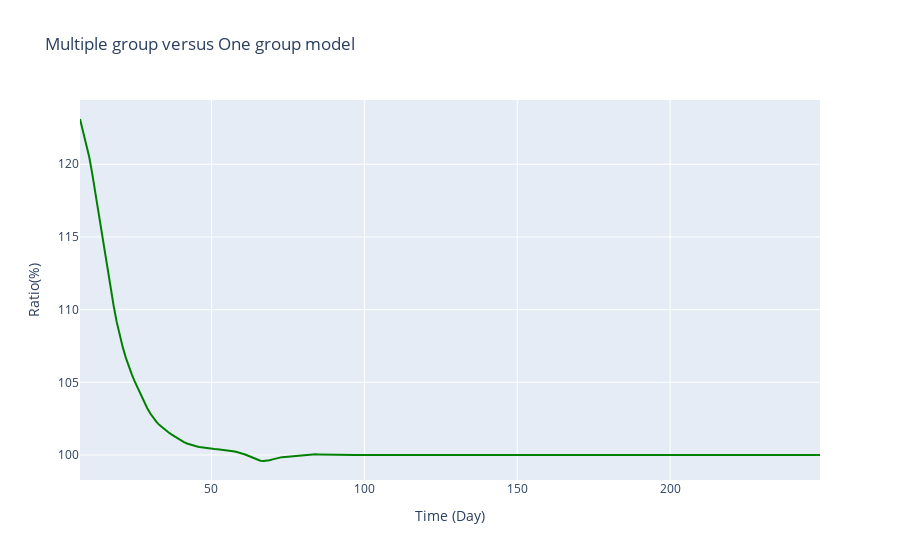
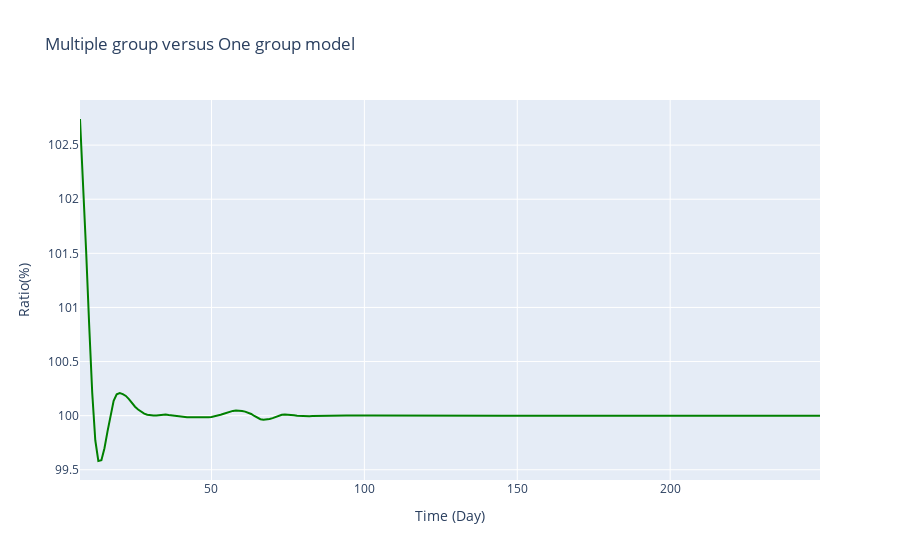
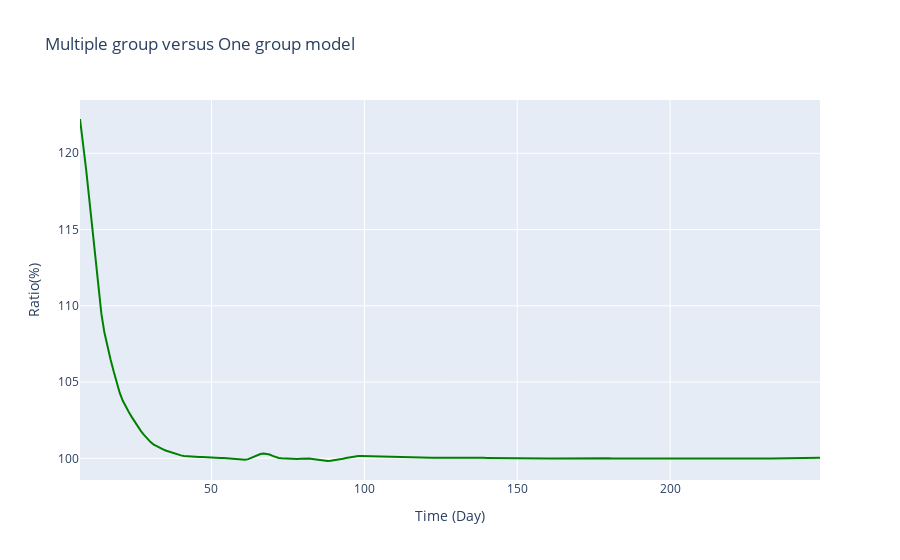
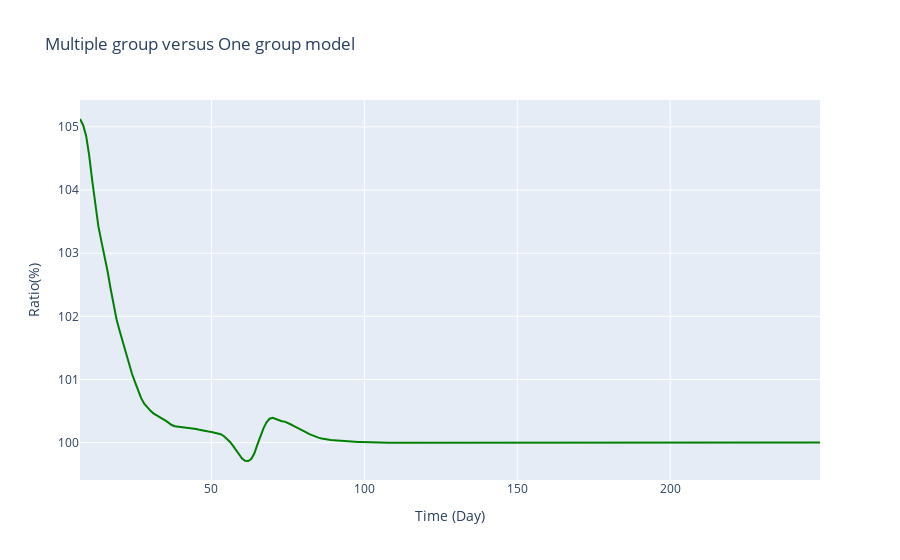

The notebook cell saved with these charts, in order:
### Markdown cell above
## Divergence of Means

### Code cell
uni_post_dist = []
multi_post_dist = []

for _ in range(len(contact_matrix)):
    mean_ratios = []
    uni_rate = []
    multi_rate = []
    shape = []
    for t in np.arange(R_t_start, num_timepoints):
        shape.append( a + math.fsum(agg_cases[_][(t-tau):(t+1)]))
        uni_cat_sum_var = 0
        for k in range(t-tau,t+1):
            if k > len(average_serial_interval):
                vec1 = agg_cases[_][(k-1):(k - len(average_serial_interval) - 1):-1] # I_(k-1), ... , I_0
                vec2 = average_serial_interval[:k] # w_1, ... , w_k
            else:
                vec1 = agg_cases[_][(k-1)::-1] # I_(k-1), ... , I_0
                vec2 = average_serial_interval[:k] # w_1, ... , w_k
            uni_cat_sum_var += math.fsum(np.multiply(vec1,vec2))/np.sum(average_serial_interval)
        uni_cat_rate = b + uni_cat_sum_var

        multi_cat_sum_var = 0
        for k_inx, k in enumerate(range(t-tau,t+1)):
            sub_sum_i = 0
            for i in range(num_categories):
                for j in range(num_categories):
                    if k > serial_intervals.shape[1]:
                        vec1 = desagg_cases[_][(k-1):(k - serial_intervals.shape[1] - 1):-1, j] # I_(k-1), ... , I_0
                        vec2 = serial_intervals[j, :k] # w_1, ... , w_k
                    else:
                        vec1 = desagg_cases[_][(k-1)::-1, j] # I_(k-1), ... , I_0
                        vec2 = serial_intervals[j, :k] # w_1, ... , w_k
                    sub_sum_j = math.fsum(np.multiply(vec1,vec2))/np.sum(serial_intervals[j,:])
                    sub_sum_j *= contact_matrix[_][i, j] * transmissibility[j]
                    sub_sum_i += sub_sum_j
            multi_cat_sum_var += sub_sum_i  # vector of sum^k_{s=0} w_s I_{k-s}
            # print(multi_cat_sum_var)
        multi_cat_rate = b + (multi_cat_sum_var/spec_radius[_])

        mean_ratios.append(uni_cat_rate / multi_cat_rate)
        uni_rate.append(uni_cat_rate)
        multi_rate.append(multi_cat_rate)

    mean_ratio = pd.DataFrame({
        'Time Points': np.arange(R_t_start, num_timepoints),
        'R_t': 100 * np.asarray(mean_ratios)
    })

    # Tests
    i + tau == num_timepoints
    len(shape) == num_timepoints - tau
    len(uni_rate) == num_timepoints - tau
    len(multi_rate) == num_timepoints - tau

    mean_uni = np.divide(shape, uni_rate)
    mean_multi = np.divide(shape, multi_rate)

    uni_post_dist.append(scipy.stats.gamma(shape,scale = 1/np.array(uni_rate)))
    uni_post_dist_interval = uni_post_dist[_].interval(.95)

    multi_post_dist.append(scipy.stats.gamma(shape,scale = 1/np.array(multi_rate)))
    multi_post_dist_interval = multi_post_dist[_].interval(.95)

    fig = ReproductionNumberPlot()

    fig.add_ground_truth_rt(mean_ratio)    
    fig.update_labels(time_label='Time (Day)', r_label='Ratio(%)')
    fig.figure.update_layout(title_text='Multiple group versus One group model')

    fig.show_figure()

### Figure 1 — Plotly figure (JSON) as saved in the notebook; plotly's stock layout.template omitted (floating-point values rounded to 4 significant figures; data arrays with more than 128 entries replaced by an {"elided": "..."} marker saying what was removed)
{"data": [{"line": {"color": "green"}, "mode": "lines", "name": "True R", "type": "scatter", "x": {"elided": "243 int values"}, "y": {"elided": "243 float values"}}], "layout": {"title": {"text": "Multiple group versus One group model"}, "xaxis": {"title": {"text": "Time (Day)"}}, "yaxis": {"title": {"text": "Ratio(%)"}}}}

### Figure 2 — Plotly figure (JSON) as saved in the notebook; plotly's stock layout.template omitted (floating-point values rounded to 4 significant figures; data arrays with more than 128 entries replaced by an {"elided": "..."} marker saying what was removed)
{"data": [{"line": {"color": "green"}, "mode": "lines", "name": "True R", "type": "scatter", "x": {"elided": "243 int values"}, "y": {"elided": "243 float values"}}], "layout": {"title": {"text": "Multiple group versus One group model"}, "xaxis": {"title": {"text": "Time (Day)"}}, "yaxis": {"title": {"text": "Ratio(%)"}}}}

### Figure 3 — Plotly figure (JSON) as saved in the notebook; plotly's stock layout.template omitted (floating-point values rounded to 4 significant figures; data arrays with more than 128 entries replaced by an {"elided": "..."} marker saying what was removed)
{"data": [{"line": {"color": "green"}, "mode": "lines", "name": "True R", "type": "scatter", "x": {"elided": "243 int values"}, "y": {"elided": "243 float values"}}], "layout": {"title": {"text": "Multiple group versus One group model"}, "xaxis": {"title": {"text": "Time (Day)"}}, "yaxis": {"title": {"text": "Ratio(%)"}}}}

### Figure 4 — Plotly figure (JSON) as saved in the notebook; plotly's stock layout.template omitted (floating-point values rounded to 4 significant figures; data arrays with more than 128 entries replaced by an {"elided": "..."} marker saying what was removed)
{"data": [{"line": {"color": "green"}, "mode": "lines", "name": "True R", "type": "scatter", "x": {"elided": "243 int values"}, "y": {"elided": "243 float values"}}], "layout": {"title": {"text": "Multiple group versus One group model"}, "xaxis": {"title": {"text": "Time (Day)"}}, "yaxis": {"title": {"text": "Ratio(%)"}}}}
